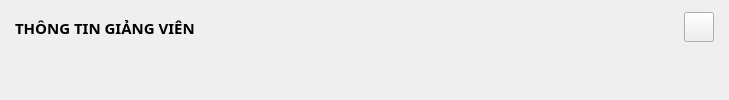
         <widget class="QWidget" name="teachers_popup">
          <layout class="QVBoxLayout" name="verticalLayout_10">
           <property name="spacing">
            <number>5</number>
           </property>
           <property name="leftMargin">
            <number>10</number>
           </property>
           <property name="topMargin">
            <number>10</number>
           </property>
           <property name="rightMargin">
            <number>10</number>
           </property>
           <property name="bottomMargin">
            <number>10</number>
           </property>
           <item>
            <widget class="QWidget" name="head_teachers" native="true">
             <property name="maximumSize">
              <size>
               <width>16777215</width>
               <height>35</height>
              </size>
             </property>
             <property name="styleSheet">
              <string notr="true"/>
             </property>
             <layout class="QHBoxLayout" name="horizontalLayout_4">
              <property name="spacing">
               <number>5</number>
              </property>
              <property name="leftMargin">
               <number>5</number>
              </property>
              <property name="topMargin">
               <number>0</number>
              </property>
              <property name="rightMargin">
               <number>5</number>
              </property>
              <property name="bottomMargin">
               <number>0</number>
              </property>
              <item>
               <widget class="QLabel" name="teachers_label">
                <property name="font">
                 <font>
                  <family>Cascadia Code</family>
                  <pointsize>11</pointsize>
                  <weight>75</weight>
                  <bold>true</bold>
                 </font>
                </property>
                <property name="text">
                 <string>THÔNG TIN GIẢNG VIÊN</string>
                </property>
               </widget>
              </item>
              <item>
               <spacer name="horizontalSpacer_3">
                <property name="orientation">
                 <enum>Qt::Horizontal</enum>
                </property>
                <property name="sizeHint" stdset="0">
                 <size>
                  <width>484</width>
                  <height>20</height>
                 </size>
                </property>
               </spacer>
              </item>
              <item>
               <widget class="QPushButton" name="teachers_exit_btn">
                <property name="maximumSize">
                 <size>
                  <width>30</width>
                  <height>30</height>
                 </size>
                </property>
                <property name="text">
                 <string/>
                </property>
                <property name="icon">
                 <iconset resource="../resources/resources.qrc">
                  <normaloff>:/icon-EC8482/EC8482/x-octagon.svg</normaloff>:/icon-EC8482/EC8482/x-octagon.svg</iconset>
                </property>
                <property name="iconSize">
                 <size>
                  <width>30</width>
                  <height>30</height>
                 </size>
                </property>
               </widget>
              </item>
             </layout>
            </widget>
           </item>
           <item>
            <widget class="QWidget" name="body_teachers" native="true">
             <property name="styleSheet">
              <string notr="true"/>
             </property>
             <widget class="QLineEdit" name="teacher_id_text">
              <property name="enabled">
               <bool>true</bool>
              </property>
              <property name="geometry">
               <rect>
                <x>20</x>
                <y>100</y>
                <width>351</width>
                <height>31</height>
               </rect>
              </property>
              <property name="font">
               <font>
                <family>Cascadia Code</family>
                <pointsize>11</pointsize>
                <weight>50</weight>
                <bold>false</bold>
               </font>
              </property>
              <property name="styleSheet">
               <string notr="true">background-color: rgb(255, 255, 255);</string>
              </property>
             </widget>
             <widget class="QLineEdit" name="teacher_name_text">
              <property name="geometry">
               <rect>
                <x>20</x>
                <y>200</y>
                <width>351</width>
                <height>31</height>
               </rect>
              </property>
              <property name="font">
               <font>
                <family>Cascadia Code</family>
                <pointsize>11</pointsize>
                <weight>50</weight>
                <bold>false</bold>
               </font>
              </property>
              <property name="styleSheet">
               <string notr="true">background-color: rgb(255, 255, 255);</string>
              </property>
             </widget>
             <widget class="QLineEdit" name="teacher_address_text">
              <property name="geometry">
               <rect>
                <x>20</x>
                <y>300</y>
                <width>351</width>
                <height>31</height>
               </rect>
              </property>
              <property name="font">
               <font>
                <family>Cascadia Code</family>
                <pointsize>11</pointsize>
                <weight>50</weight>
                <bold>false</bold>
               </font>
              </property>
              <property name="styleSheet">
               <string notr="true">background-color: rgb(255, 255, 255);</string>
              </property>
             </widget>
             <widget class="QLabel" name="teacher_id_label">
              <property name="geometry">
               <rect>
                <x>30</x>
                <y>60</y>
                <width>201</width>
                <height>31</height>
               </rect>
              </property>
              <property name="font">
               <font>
                <family>Cascadia Code</family>
                <pointsize>11</pointsize>
                <weight>75</weight>
                <bold>true</bold>
               </font>
              </property>
              <property name="text">
               <string>Mã giảng viên</string>
              </property>
             </widget>
             <widget class="QLabel" name="teacher_name_label">
              <property name="geometry">
               <rect>
                <x>30</x>
                <y>160</y>
                <width>201</width>
                <height>31</height>
               </rect>
              </property>
              <property name="font">
               <font>
                <family>Cascadia Code</family>
                <pointsize>11</pointsize>
                <weight>75</weight>
                <bold>true</bold>
               </font>
              </property>
              <property name="text">
               <string>Tên giảng viên</string>
              </property>
             </widget>
             <widget class="QLabel" name="teacher_address_label">
              <property name="geometry">
               <rect>
                <x>30</x>
                <y>260</y>
                <width>201</width>
                <height>31</height>
               </rect>
              </property>
              <property name="font">
               <font>
                <family>Cascadia Code</family>
                <pointsize>11</pointsize>
                <weight>75</weight>
                <bold>true</bold>
               </font>
              </property>
              <property name="text">
               <string>Địa chỉ</string>
              </property>
             </widget>
             <widget class="QPushButton" name="teacher_save_btn">
              <property name="geometry">
               <rect>
                <x>520</x>
                <y>390</y>
                <width>93</width>
                <height>28</height>
               </rect>
              </property>
              <property name="font">
               <font>
                <family>Cascadia Code</family>
                <pointsize>11</pointsize>
               </font>
              </property>
              <property name="styleSheet">
               <string notr="true">background-color: rgb(255, 255, 255);</string>
              </property>
              <property name="text">
               <string>Lưu</string>
              </property>
             </widget>
             <widget class="QPushButton" name="teacher_refesh_btn">
              <property name="geometry">
               <rect>
                <x>650</x>
                <y>390</y>
                <width>93</width>
                <height>28</height>
               </rect>
              </property>
              <property name="font">
               <font>
                <family>Cascadia Code</family>
                <pointsize>11</pointsize>
               </font>
              </property>
              <property name="styleSheet">
               <string notr="true">background-color: rgb(255, 255, 255);</string>
              </property>
              <property name="text">
               <string>Làm mới</string>
              </property>
             </widget>
             <widget class="QLabel" name="teacher_password_label">
              <property name="geometry">
               <rect>
                <x>410</x>
                <y>60</y>
                <width>201</width>
                <height>31</height>
               </rect>
              </property>
              <property name="font">
               <font>
                <family>Cascadia Code</family>
                <pointsize>11</pointsize>
                <weight>75</weight>
                <bold>true</bold>
               </font>
              </property>
              <property name="text">
               <string>Mật khẩu</string>
              </property>
             </widget>
             <widget class="QLineEdit" name="teacher_password_text">
              <property name="geometry">
               <rect>
                <x>400</x>
                <y>100</y>
                <width>351</width>
                <height>31</height>
               </rect>
              </property>
              <property name="font">
               <font>
                <family>Cascadia Code</family>
                <pointsize>11</pointsize>
                <weight>50</weight>
                <bold>false</bold>
               </font>
              </property>
              <property name="styleSheet">
               <string notr="true">background-color: rgb(255, 255, 255);</string>
              </property>
             </widget>
             <widget class="QLabel" name="teacher_birth_label">
              <property name="geometry">
               <rect>
                <x>410</x>
                <y>160</y>
                <width>201</width>
                <height>31</height>
               </rect>
              </property>
              <property name="font">
               <font>
                <family>Cascadia Code</family>
                <pointsize>11</pointsize>
                <weight>75</weight>
                <bold>true</bold>
               </font>
              </property>
              <property name="text">
               <string>Ngày sinh</string>
              </property>
             </widget>
             <widget class="QLineEdit" name="teacher_birth_text">
              <property name="geometry">
               <rect>
                <x>400</x>
                <y>200</y>
                <width>351</width>
                <height>31</height>
               </rect>
              </property>
              <property name="font">
               <font>
                <family>Cascadia Code</family>
                <pointsize>11</pointsize>
                <weight>50</weight>
                <bold>false</bold>
               </font>
              </property>
              <property name="styleSheet">
               <string notr="true">background-color: rgb(255, 255, 255);</string>
              </property>
              <property name="text">
               <string/>
              </property>
             </widget>
             <widget class="QLabel" name="teacher_phone_label">
              <property name="geometry">
               <rect>
                <x>410</x>
                <y>260</y>
                <width>201</width>
                <height>31</height>
               </rect>
              </property>
              <property name="font">
               <font>
                <family>Cascadia Code</family>
                <pointsize>11</pointsize>
                <weight>75</weight>
                <bold>true</bold>
               </font>
              </property>
              <property name="text">
               <string>Số điện thoại</string>
              </property>
             </widget>
             <widget class="QLineEdit" name="teacher_phone_text">
              <property name="geometry">
               <rect>
                <x>400</x>
                <y>300</y>
                <width>351</width>
                <height>31</height>
               </rect>
              </property>
              <property name="font">
               <font>
                <family>Cascadia Code</family>
                <pointsize>11</pointsize>
                <weight>50</weight>
                <bold>false</bold>
               </font>
              </property>
              <property name="styleSheet">
               <string notr="true">background-color: rgb(255, 255, 255);</string>
              </property>
              <property name="text">
               <string/>
              </property>
             </widget>
            </widget>
           </item>
          </layout>
         </widget>
